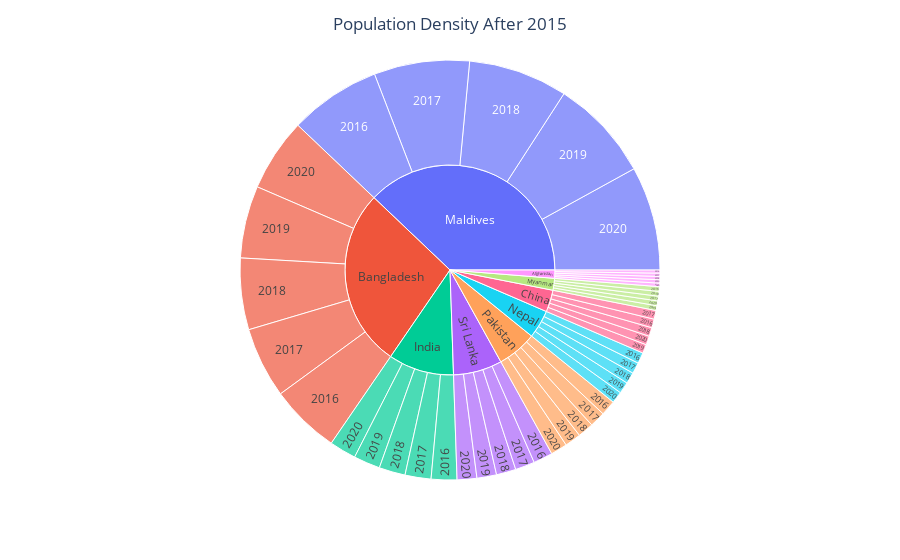

Here is the notebook cell this chart was saved with:
### Code cell
fig = px.sunburst(
            pop_density_after_2015,
            path = ['country', 'Year'],
            values = 'Density (P/Km²)'
                 )

fig.update_layout(title_text = 'Population Density After 2015', title_x = 0.5)

### Figure 1 — Plotly figure (JSON) as saved in the notebook; plotly's stock layout.template omitted (floating-point values rounded to 4 significant figures)
{"data": [{"branchvalues": "total", "domain": {"x": [0, 1], "y": [0, 1]}, "hovertemplate": "labels=%{label}<br>Density (P/Km²)=%{value}<br>parent=%{parent}<br>id=%{id}<extra></extra>", "ids": ["Afghanistan/2016", "Bangladesh/2016", "China/2016", "India/2016", "Maldives/2016", "Myanmar/2016", "Nepal/2016", "Pakistan/2016", "Sri Lanka/2016", "Afghanistan/2017", "Bangladesh/2017", "China/2017", "India/2017", "Maldives/2017", "Myanmar/2017", "Nepal/2017", "Pakistan/2017", "Sri Lanka/2017", "Afghanistan/2018", "Bangladesh/2018", "China/2018", "India/2018", "Maldives/2018", "Myanmar/2018", "Nepal/2018", "Pakistan/2018", "Sri Lanka/2018", "Afghanistan/2019", "Bangladesh/2019", "China/2019", "India/2019", "Maldives/2019", "Myanmar/2019", "Nepal/2019", "Pakistan/2019", "Sri Lanka/2019", "Afghanistan/2020", "Bangladesh/2020", "China/2020", "India/2020", "Maldives/2020", "Myanmar/2020", "Nepal/2020", "Pakistan/2020", "Sri Lanka/2020", "Afghanistan", "Bangladesh", "China", "India", "Maldives", "Myanmar", "Nepal", "Pakistan", "Sri Lanka"], "labels": ["2016", "2016", "2016", "2016", "2016", "2016", "2016", "2016", "2016", "2017", "2017", "2017", "2017", "2017", "2017", "2017", "2017", "2017", "2018", "2018", "2018", "2018", "2018", "2018", "2018", "2018", "2018", "2019", "2019", "2019", "2019", "2019", "2019", "2019", "2019", "2019", "2020", "2020", "2020", "2020", "2020", "2020", "2020", "2020", "2020", "Afghanistan", "Bangladesh", "China", "India", "Maldives", "Myanmar", "Nepal", "Pakistan", "Sri Lanka"], "name": "", "parents": ["Afghanistan", "Bangladesh", "China", "India", "Maldives", "Myanmar", "Nepal", "Pakistan", "Sri Lanka", "Afghanistan", "Bangladesh", "China", "India", "Maldives", "Myanmar", "Nepal", "Pakistan", "Sri Lanka", "Afghanistan", "Bangladesh", "China", "India", "Maldives", "Myanmar", "Nepal", "Pakistan", "Sri Lanka", "Afghanistan", "Bangladesh", "China", "India", "Maldives", "Myanmar", "Nepal", "Pakistan", "Sri Lanka", "Afghanistan", "Bangladesh", "China", "India", "Maldives", "Myanmar", "Nepal", "Pakistan", "Sri Lanka", "", "", "", "", "", "", "", "", ""], "type": "sunburst", "values": [54, 1214, 151, 445, 1585, 81, 190, 264, 335, 56, 1227, 151, 450, 1655, 82, 193, 270, 337, 57, 1240, 152, 455, 1719, 82, 196, 275, 339, 58, 1253, 153, 460, 1770, 83, 200, 281, 340, 60, 1265, 153, 464, 1802, 83, 203, 287, 341, 285, 6199, 760, 2274, 8531, 411, 982, 1377, 1692]}], "layout": {"legend": {"tracegroupgap": 0}, "margin": {"t": 60}, "title": {"text": "Population Density After 2015", "x": 0.5}}}
